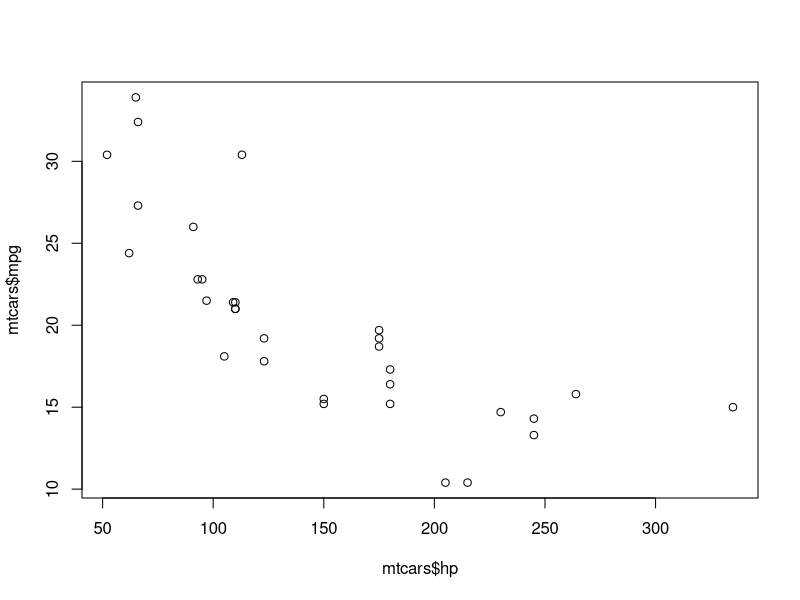
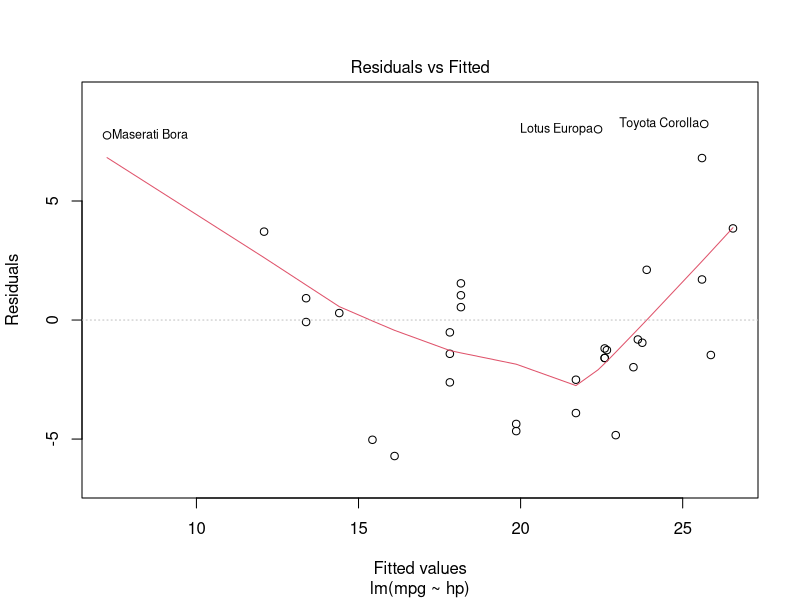
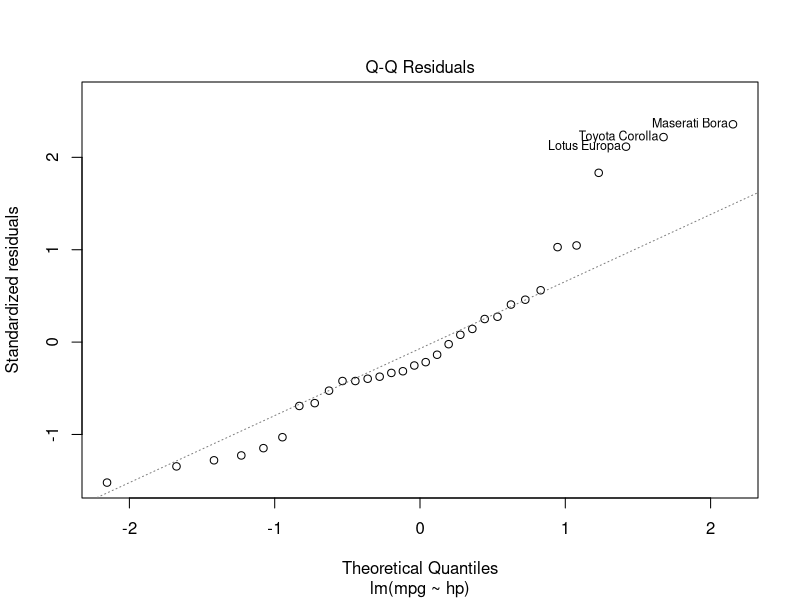
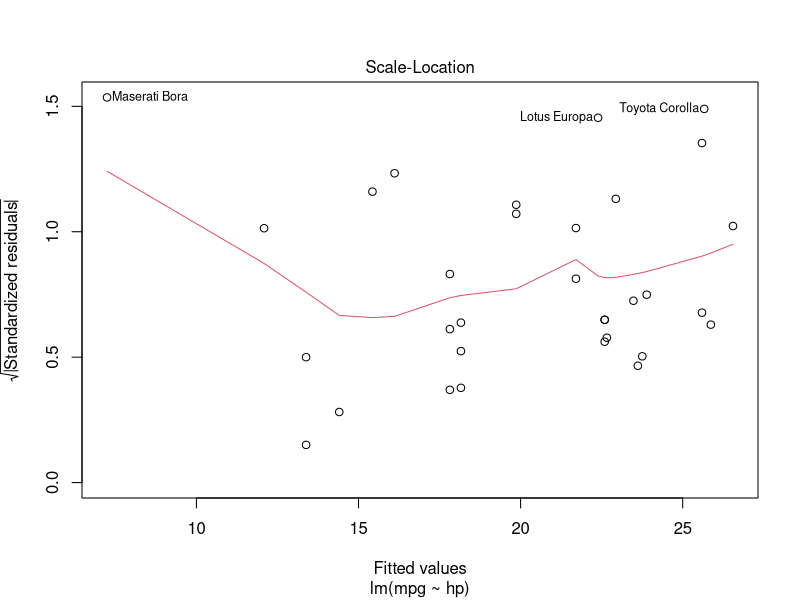
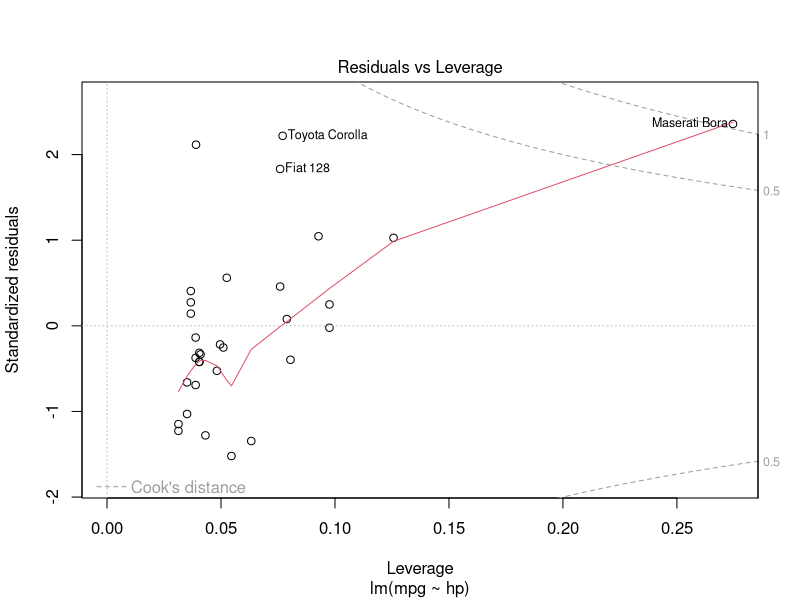
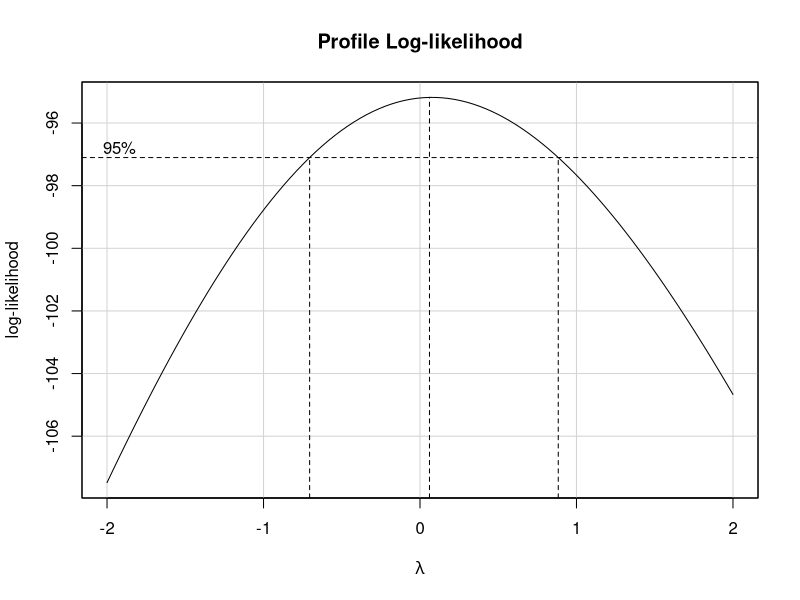
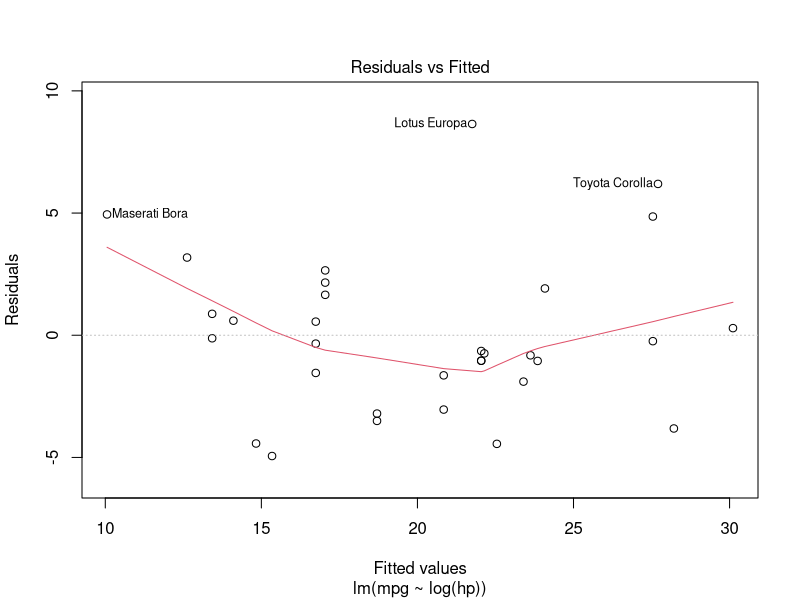
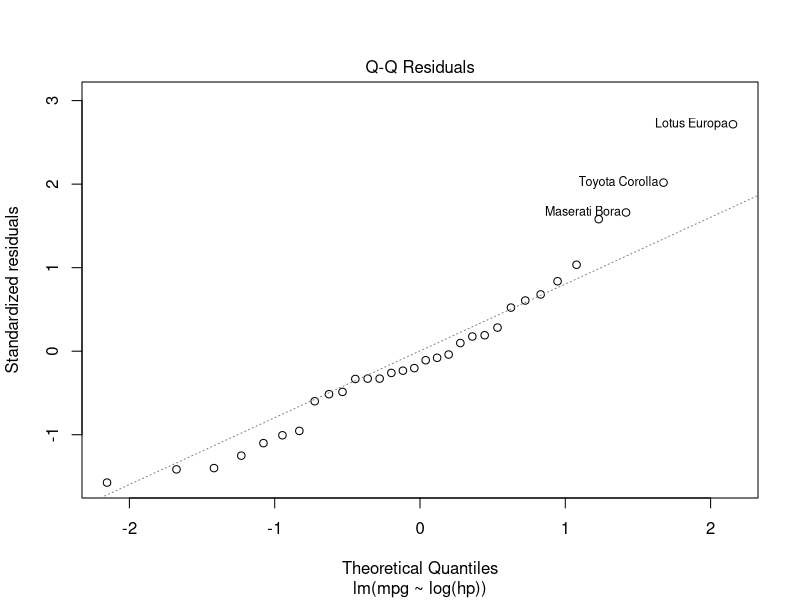

Recreate these plots in R, in order.
## ---- chunk 1
library(tidyverse)
library(car)
library(MASS)
## ---- chunk 2
data(mtcars)
plot(mtcars$hp, mtcars$mpg)
## ---- chunk 3
# Create model to predict MPG from Horsepower
lm_hp <- lm(mpg ~ hp, mtcars)
summary(lm_hp)
## ---- chunk 4
plot(lm_hp)
## ---- chunk 5
bc <- boxCox(lm_hp)
## ---- chunk 6
lm_log_hp <- lm(mpg ~ log(hp), mtcars)
summary(lm_log_hp)
## ---- chunk 7
plot(lm_log_hp)
